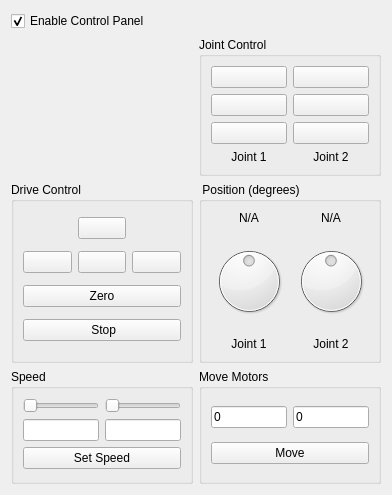
<?xml version="1.0" encoding="UTF-8"?>
<ui version="4.0">
 <class>ControlPanelForm</class>
 <widget class="QWidget" name="ControlPanelForm">
  <property name="geometry">
   <rect>
    <x>0</x>
    <y>0</y>
    <width>392</width>
    <height>495</height>
   </rect>
  </property>
  <property name="windowTitle">
   <string>Form</string>
  </property>
  <property name="autoFillBackground">
   <bool>true</bool>
  </property>
  <property name="styleSheet">
   <string notr="true"/>
  </property>
  <property name="linkbot_diagram" stdset="0">
   <pixmap/>
  </property>
  <layout class="QGridLayout" name="gridLayout_5">
   <item row="1" column="0">
    <widget class="QLabel" name="label">
     <property name="text">
      <string/>
     </property>
     <property name="pixmap">
      <pixmap resource="resource.qrc">:/images/DOF_joint_diagram.png</pixmap>
     </property>
    </widget>
   </item>
   <item row="0" column="0">
    <widget class="QCheckBox" name="checkBox_enable">
     <property name="text">
      <string>Enable Control Panel</string>
     </property>
     <property name="checked">
      <bool>true</bool>
     </property>
    </widget>
   </item>
   <item row="3" column="1">
    <widget class="QGroupBox" name="groupBox_5">
     <property name="enabled">
      <bool>true</bool>
     </property>
     <property name="title">
      <string>Move Motors</string>
     </property>
     <layout class="QGridLayout" name="gridLayout_4">
      <item row="0" column="0">
       <widget class="QLineEdit" name="edit_move1">
        <property name="text">
         <string>0</string>
        </property>
       </widget>
      </item>
      <item row="0" column="1">
       <widget class="QLineEdit" name="edit_move2">
        <property name="text">
         <string>0</string>
        </property>
       </widget>
      </item>
      <item row="1" column="0" colspan="2">
       <widget class="QPushButton" name="pushButton_move">
        <property name="text">
         <string>Move</string>
        </property>
       </widget>
      </item>
     </layout>
    </widget>
   </item>
   <item row="1" column="1">
    <widget class="QGroupBox" name="groupBox">
     <property name="minimumSize">
      <size>
       <width>0</width>
       <height>0</height>
      </size>
     </property>
     <property name="title">
      <string>Joint Control</string>
     </property>
     <property name="flat">
      <bool>false</bool>
     </property>
     <layout class="QHBoxLayout" name="horizontalLayout">
      <item>
       <layout class="QVBoxLayout" name="verticalLayout_2">
        <item>
         <widget class="QPushButton" name="button_j1Forward">
          <property name="text">
           <string/>
          </property>
          <property name="icon">
           <iconset resource="resource.qrc">
            <normaloff>:/images/move_forward.png</normaloff>:/images/move_forward.png</iconset>
          </property>
          <property name="iconSize">
           <size>
            <width>24</width>
            <height>24</height>
           </size>
          </property>
         </widget>
        </item>
        <item>
         <widget class="QPushButton" name="button_j1Stop">
          <property name="text">
           <string/>
          </property>
          <property name="icon">
           <iconset resource="resource.qrc">
            <normaloff>:/images/stop.png</normaloff>:/images/stop.png</iconset>
          </property>
         </widget>
        </item>
        <item>
         <widget class="QPushButton" name="button_j1Backward">
          <property name="text">
           <string/>
          </property>
          <property name="icon">
           <iconset resource="resource.qrc">
            <normaloff>:/images/move_back.png</normaloff>:/images/move_back.png</iconset>
          </property>
          <property name="iconSize">
           <size>
            <width>24</width>
            <height>24</height>
           </size>
          </property>
         </widget>
        </item>
        <item>
         <widget class="QLabel" name="label_2">
          <property name="text">
           <string>Joint 1</string>
          </property>
          <property name="alignment">
           <set>Qt::AlignCenter</set>
          </property>
         </widget>
        </item>
       </layout>
      </item>
      <item>
       <layout class="QVBoxLayout" name="verticalLayout_3">
        <item>
         <widget class="QPushButton" name="button_j2Forward">
          <property name="text">
           <string/>
          </property>
          <property name="icon">
           <iconset resource="resource.qrc">
            <normaloff>:/images/move_forward.png</normaloff>:/images/move_forward.png</iconset>
          </property>
          <property name="iconSize">
           <size>
            <width>24</width>
            <height>24</height>
           </size>
          </property>
         </widget>
        </item>
        <item>
         <widget class="QPushButton" name="button_j2Stop">
          <property name="text">
           <string/>
          </property>
          <property name="icon">
           <iconset resource="resource.qrc">
            <normaloff>:/images/stop.png</normaloff>:/images/stop.png</iconset>
          </property>
         </widget>
        </item>
        <item>
         <widget class="QPushButton" name="button_j2Backward">
          <property name="text">
           <string/>
          </property>
          <property name="icon">
           <iconset resource="resource.qrc">
            <normaloff>:/images/move_back.png</normaloff>:/images/move_back.png</iconset>
          </property>
          <property name="iconSize">
           <size>
            <width>24</width>
            <height>24</height>
           </size>
          </property>
         </widget>
        </item>
        <item>
         <widget class="QLabel" name="label_j2">
          <property name="text">
           <string>Joint 2</string>
          </property>
          <property name="alignment">
           <set>Qt::AlignCenter</set>
          </property>
         </widget>
        </item>
       </layout>
      </item>
     </layout>
    </widget>
   </item>
   <item row="2" column="1">
    <widget class="QGroupBox" name="groupBox_3">
     <property name="autoFillBackground">
      <bool>false</bool>
     </property>
     <property name="styleSheet">
      <string notr="true"/>
     </property>
     <property name="title">
      <string> Position (degrees)</string>
     </property>
     <property name="flat">
      <bool>false</bool>
     </property>
     <layout class="QGridLayout" name="gridLayout_2">
      <item row="1" column="0">
       <widget class="QDial" name="dial_j1">
        <property name="minimum">
         <number>-180</number>
        </property>
        <property name="maximum">
         <number>180</number>
        </property>
        <property name="wrapping">
         <bool>true</bool>
        </property>
       </widget>
      </item>
      <item row="1" column="1">
       <widget class="QDial" name="dial_j2">
        <property name="minimum">
         <number>-180</number>
        </property>
        <property name="maximum">
         <number>180</number>
        </property>
        <property name="wrapping">
         <bool>true</bool>
        </property>
       </widget>
      </item>
      <item row="2" column="0">
       <widget class="QLabel" name="label_4">
        <property name="text">
         <string>Joint 1</string>
        </property>
        <property name="alignment">
         <set>Qt::AlignCenter</set>
        </property>
       </widget>
      </item>
      <item row="2" column="1">
       <widget class="QLabel" name="label_j2b">
        <property name="text">
         <string>Joint 2</string>
        </property>
        <property name="alignment">
         <set>Qt::AlignCenter</set>
        </property>
       </widget>
      </item>
      <item row="0" column="0">
       <widget class="QLabel" name="label_j1_angle">
        <property name="text">
         <string>N/A</string>
        </property>
        <property name="alignment">
         <set>Qt::AlignCenter</set>
        </property>
       </widget>
      </item>
      <item row="0" column="1">
       <widget class="QLabel" name="label_j2_angle">
        <property name="text">
         <string>N/A</string>
        </property>
        <property name="alignment">
         <set>Qt::AlignCenter</set>
        </property>
       </widget>
      </item>
     </layout>
    </widget>
   </item>
   <item row="3" column="0">
    <widget class="QGroupBox" name="groupBox_4">
     <property name="title">
      <string>Speed</string>
     </property>
     <layout class="QGridLayout" name="gridLayout_3">
      <item row="1" column="1">
       <widget class="QLineEdit" name="edit_speed2"/>
      </item>
      <item row="0" column="0">
       <widget class="QSlider" name="slider_speed1">
        <property name="orientation">
         <enum>Qt::Horizontal</enum>
        </property>
       </widget>
      </item>
      <item row="1" column="0">
       <widget class="QLineEdit" name="edit_speed1"/>
      </item>
      <item row="0" column="1">
       <widget class="QSlider" name="slider_speed2">
        <property name="orientation">
         <enum>Qt::Horizontal</enum>
        </property>
       </widget>
      </item>
      <item row="2" column="0" colspan="2">
       <widget class="QPushButton" name="pushButton_setSpeed">
        <property name="text">
         <string>Set Speed</string>
        </property>
       </widget>
      </item>
     </layout>
    </widget>
   </item>
   <item row="2" column="0">
    <widget class="QGroupBox" name="groupBox_2">
     <property name="title">
      <string>Drive Control</string>
     </property>
     <layout class="QGridLayout" name="gridLayout">
      <item row="1" column="1">
       <widget class="QPushButton" name="button_driveBackward">
        <property name="text">
         <string/>
        </property>
        <property name="icon">
         <iconset resource="resource.qrc">
          <normaloff>:/images/move_back.png</normaloff>:/images/move_back.png</iconset>
        </property>
        <property name="iconSize">
         <size>
          <width>32</width>
          <height>32</height>
         </size>
        </property>
       </widget>
      </item>
      <item row="0" column="1">
       <widget class="QPushButton" name="button_driveForward">
        <property name="text">
         <string/>
        </property>
        <property name="icon">
         <iconset resource="resource.qrc">
          <normaloff>:/images/move_forward.png</normaloff>:/images/move_forward.png</iconset>
        </property>
        <property name="iconSize">
         <size>
          <width>32</width>
          <height>32</height>
         </size>
        </property>
       </widget>
      </item>
      <item row="1" column="0">
       <widget class="QPushButton" name="button_driveLeft">
        <property name="text">
         <string/>
        </property>
        <property name="icon">
         <iconset resource="resource.qrc">
          <normaloff>:/images/rotate_left.png</normaloff>:/images/rotate_left.png</iconset>
        </property>
        <property name="iconSize">
         <size>
          <width>32</width>
          <height>32</height>
         </size>
        </property>
       </widget>
      </item>
      <item row="2" column="0" colspan="3">
       <widget class="QPushButton" name="button_moveToZero">
        <property name="text">
         <string>Zero</string>
        </property>
       </widget>
      </item>
      <item row="1" column="2">
       <widget class="QPushButton" name="button_driveRight">
        <property name="text">
         <string/>
        </property>
        <property name="icon">
         <iconset resource="resource.qrc">
          <normaloff>:/images/rotate_right.png</normaloff>:/images/rotate_right.png</iconset>
        </property>
        <property name="iconSize">
         <size>
          <width>32</width>
          <height>32</height>
         </size>
        </property>
       </widget>
      </item>
      <item row="3" column="0" colspan="3">
       <widget class="QPushButton" name="button_stop">
        <property name="text">
         <string> Stop</string>
        </property>
        <property name="icon">
         <iconset resource="resource.qrc">
          <normaloff>:/images/stop.png</normaloff>:/images/stop.png</iconset>
        </property>
       </widget>
      </item>
     </layout>
    </widget>
   </item>
  </layout>
 </widget>
 <resources>
  <include location="resource.qrc"/>
 </resources>
 <connections/>
</ui>
